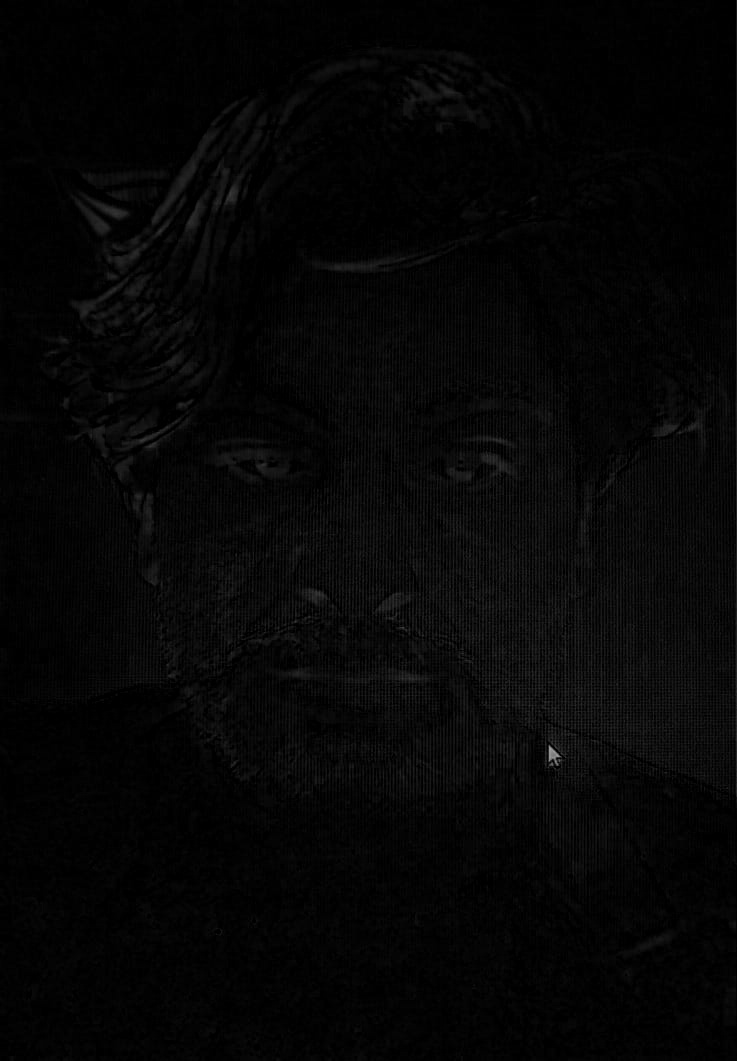
#> input picture Morphological-Image-Enhancement/black-tophat-Fake11.jpg, 737 x 1061 px
$ python laplacian_unsharpens_all_graphs.py Morphological-Image-Enhancement/black-tophat-Fake11.jpg   (older library calls are emulated)
#> lines starting #> are read from the running program, lines starting #| are printed output that depends on the picture
import cv2
import numpy as np
import os
import sys
import matplotlib.pyplot as plt
from matplotlib import gridspec

def get_fft_spectrum(gray_img):
    """Calculates the magnitude spectrum in the frequency domain."""
    f = np.fft.fft2(gray_img)
    fshift = np.fft.fftshift(f)
    # Use log scale to make the spectrum visible
    magnitude_spectrum = 20 * np.log(np.abs(fshift) + 1)
    return magnitude_spectrum, fshift

def get_radial_profile(magnitude_spectrum):
    """Calculates the 1D radial average of the 2D FFT magnitude."""
    h, w = magnitude_spectrum.shape
    center = (w // 2, h // 2)
    y, x = np.indices((h, w))
    r = np.sqrt((x - center[0])**2 + (y - center[1])**2)
    r = r.astype(int)
    tbin = np.bincount(r.ravel(), magnitude_spectrum.ravel())
    nr = np.bincount(r.ravel())
    nr[nr == 0] = 1
    return tbin / nr

def process_image(input_path):
    if not os.path.exists(input_path):
        print(f"Error: File '{input_path}' not found.")
        return

    # 1. Load Original Image
    img = cv2.imread(input_path)
#> img is the input picture: shape (1061, 737, 3); min 0, max 161, mean 5.7
    if img is None:
        print("Error: Could not decode image.")
        return
    gray = cv2.cvtColor(img, cv2.COLOR_BGR2GRAY)

    # 2. FFT Analysis
    orig_fft, _ = get_fft_spectrum(gray)
#> in get_fft_spectrum, `magnitude_spectrum = 20 * np.log(np.abs(fshift) + 1)`:
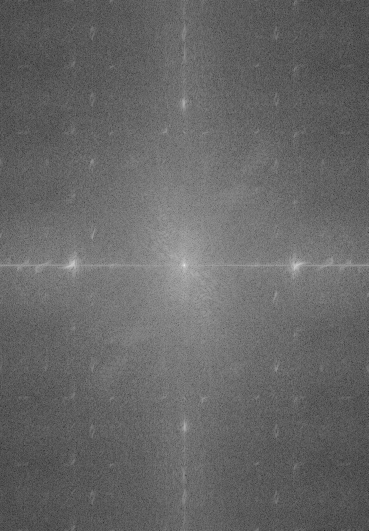
#> magnitude_spectrum: shape (1061, 737) float64 (shown at 1/2 size); min 23.91, max 306.1, mean 138.1; drawn with min black and max white
    radial_orig = get_radial_profile(orig_fft)
#> in get_radial_profile, `tbin = np.bincount(r.ravel(), magnitude_spectrum.ravel())`: tbin = 646 values, max 309459.4 at index 364, min 306.1 at index 0, mean 167207.1
#> radial_orig = 646 values, max 306.1 at index 0, min 95.61 at index 645, mean 144.3

    # 3. Laplacian Image (Method from Chapter 3)
    laplacian_raw = cv2.Laplacian(gray, cv2.CV_64F)
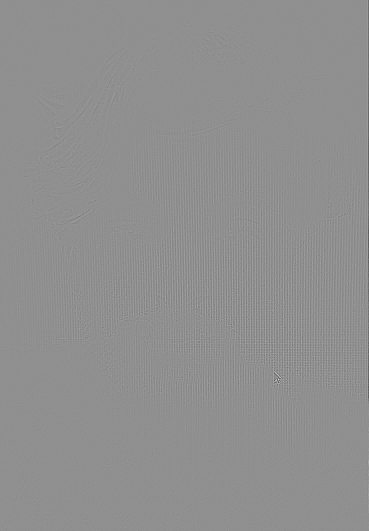
#> laplacian_raw: shape (1061, 737) float64 (shown at 1/2 size); min -207, max 160, mean 0; drawn with min black and max white
    laplacian_8bit = cv2.convertScaleAbs(laplacian_raw)

    # 4. Laplacian FFT Analysis
    lap_fft, _ = get_fft_spectrum(laplacian_8bit)
#> in get_fft_spectrum (call 2), `magnitude_spectrum = 20 * np.log(np.abs(fshift) + 1)`:
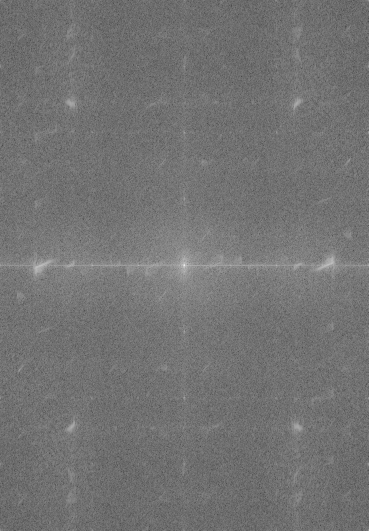
#> magnitude_spectrum: shape (1061, 737) float64 (shown at 1/2 size); min 34.91, max 307.5, mean 158.1; drawn with min black and max white
    radial_lap = get_radial_profile(lap_fft)
#> radial_lap = 646 values, max 307.5 at index 0, min 146.8 at index 623, mean 161.6

    # --- SETUP COMPLEX PLOT LAYOUT ---
    fig = plt.figure(figsize=(18, 12))
    # Grid: 2 Rows, 4 Columns with specific width ratios (SidePlots, Image, Image, SidePlots)
    gs = gridspec.GridSpec(2, 4, width_ratios=[1, 3, 3, 1], wspace=0.3, hspace=0.3)

    def add_side_graphs(gs_cell, data_list, titles, is_polar=False):
        """Helper to add two stacked 1D graphs into a single grid cell."""
        inner_gs = gridspec.GridSpecFromSubplotSpec(2, 1, subplot_spec=gs_cell, hspace=0.4)
        for i, (data, title) in enumerate(zip(data_list, titles)):
            if is_polar and i == 0:
                ax = fig.add_subplot(inner_gs[i], projection='polar')
                theta = np.linspace(0, 2 * np.pi, len(data))
                ax.plot(theta, data, color='blue', linewidth=0.5)
            else:
                ax = fig.add_subplot(inner_gs[i])
                ax.plot(data, color='black', linewidth=0.8)
                ax.fill_between(range(len(data)), data, color='gray', alpha=0.2)

            ax.set_title(title, fontsize=9, fontweight='bold')
            ax.tick_params(axis='both', which='major', labelsize=7)

    # --- PANEL 1: ORIGINAL IMAGE (Plots on Left) ---
    mid_row = gray[gray.shape[0] // 2, :]
#> mid_row = 737 values, max 44 at index 584, min 0 at index 9, mean 10.05
    mid_col = gray[:, gray.shape[1] // 2]
#> mid_col = 1061 values, max 30 at index 679, min 0 at index 18, mean 5.74
    add_side_graphs(gs[0, 0], [mid_row, mid_col], ['A. Intensity Slice', 'B. Horiz. Intensity Slice'])
#> the loop in add_side_graphs, `for i, (data, title) in enumerate(zip(data_list, titles)):` made 2 passes
#> title on passes 1 to 2: 'A. Intensity Slice', 'B. Horiz. Intensity Slice'

    ax1 = fig.add_subplot(gs[0, 1])
    ax1.imshow(gray, cmap='gray')
    ax1.set_title('1. Original Image', fontsize=14, pad=10)
    ax1.axis('off')

    # --- PANEL 2: ORIGINAL FFT (Plots on Right) ---
    ax2 = fig.add_subplot(gs[0, 2])
    ax2.imshow(orig_fft, cmap='gray')
    ax2.set_title('2. Original Frequency Spectrum', fontsize=14, pad=10)
    ax2.axis('off')

    add_side_graphs(gs[0, 3], [radial_orig, radial_orig], ['B. Radial Frequency Profile', 'B. Radial Frequency Profile'])
#> the loop in add_side_graphs (call 2), `for i, (data, title) in enumerate(zip(data_list, titles)):` made 2 passes

    # --- PANEL 3: LAPLACIAN IMAGE (Plots on Left) ---
    lap_mid_row = laplacian_8bit[laplacian_8bit.shape[0] // 2, :]
#> lap_mid_row = 737 values, max 56 at index 584, min 0 at index 2, mean 13.22
    # Generate a dummy polar profile for the visualization style in your image
    polar_data = np.interp(np.linspace(0, 1, 100), np.linspace(0, 1, len(lap_mid_row)), lap_mid_row)
#> polar_data = 100 values, max 54 at index 99, min 0.606 at index 6, mean 13.88

    add_side_graphs(gs[1, 0], [polar_data, lap_mid_row], ['1D Laplacian Profile', 'C. Laplacian Intensity Slice'], is_polar=True)

    ax3 = fig.add_subplot(gs[1, 1])
    ax3.imshow(laplacian_8bit, cmap='gray')
    ax3.set_title('3. Laplacian Image', fontsize=14, pad=10)
    ax3.axis('off')

    # --- PANEL 4: LAPLACIAN FFT (Plots on Right) ---
    ax4 = fig.add_subplot(gs[1, 2])
    ax4.imshow(lap_fft, cmap='gray')
    ax4.set_title('4. Laplacian Frequency Spectrum', fontsize=14, pad=10)
    ax4.axis('off')

    add_side_graphs(gs[1, 3], [radial_lap, radial_lap], ['D. Radial Laplacian FFT Profile', 'D. Radial Laplacian FFT'])

    # --- SAVE LOGIC ---
    directory = os.path.dirname(input_path)
    filename = os.path.basename(input_path)
    # Ensure the prefix and directory path are handled correctly
    output_filename = f"fake11-{os.path.splitext(filename)[0]}-result.png"
    output_path = os.path.join(directory, output_filename)

    plt.savefig(output_path, bbox_inches='tight', dpi=150)
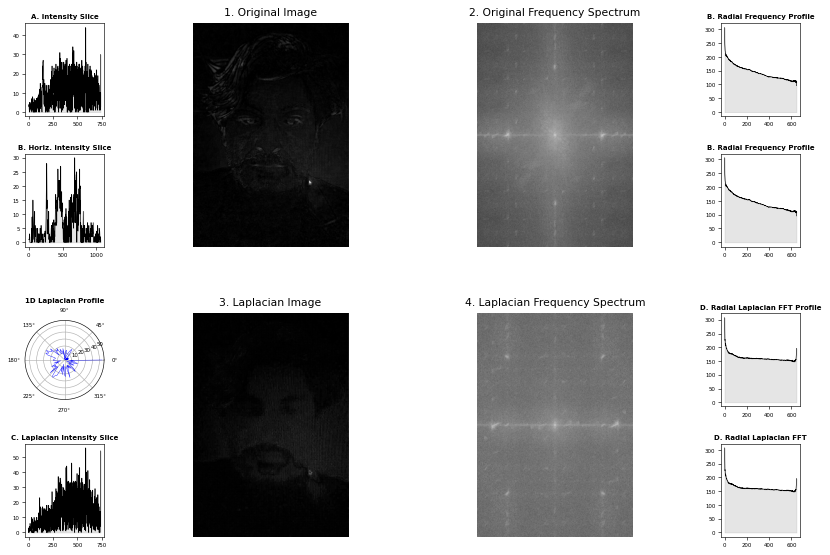
#> figure drawn by matplotlib, 12 panels; panel 1: curve peaks at x = 584, y = 44; panel 2: curve peaks at x = 679, y = 30; panel 5: curve peaks at x = 0, y = 306.1; panel 6: curve peaks at x = 0, y = 306.1
    print(f"Success! Comprehensive analysis saved to: {output_path}")
    plt.close()

if __name__ == "__main__":
    if len(sys.argv) < 2:
        print("Usage: python test.py <image_name>")
    else:
        process_image(sys.argv[1])

$ run again, on Morphological-Image-Enhancement/black-tophat-Fake14.jpg
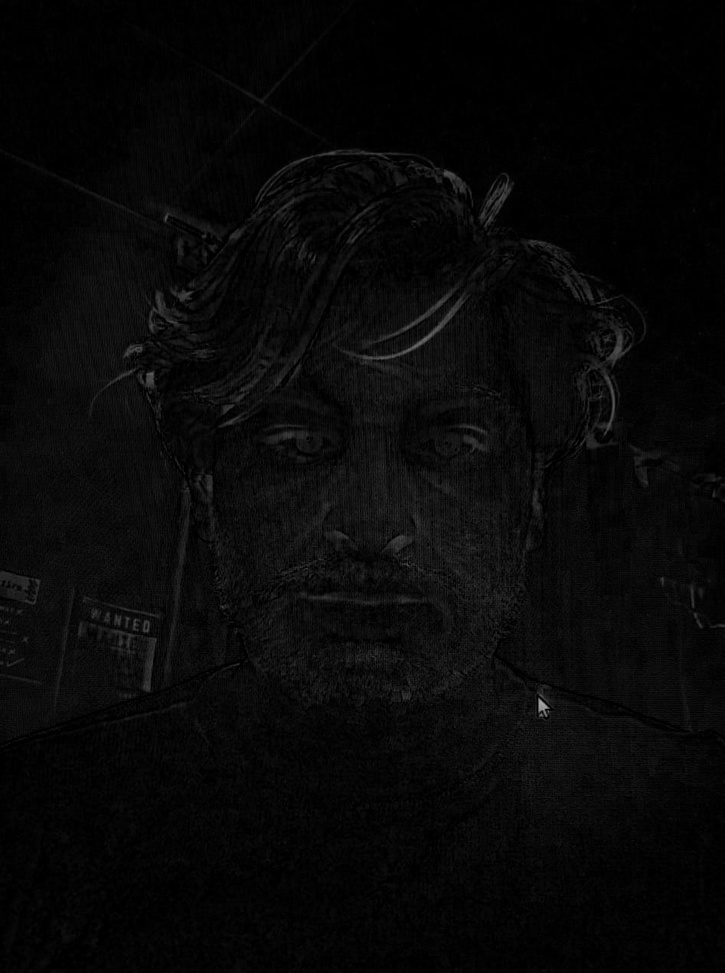
#> input picture Morphological-Image-Enhancement/black-tophat-Fake14.jpg, 725 x 973 px, shrunk from 947 x 1270 before the run
#> in process_image, img is the input picture: shape (973, 725, 3); min 0, max 170, mean 8
#> in get_fft_spectrum, `magnitude_spectrum = 20 * np.log(np.abs(fshift) + 1)`:
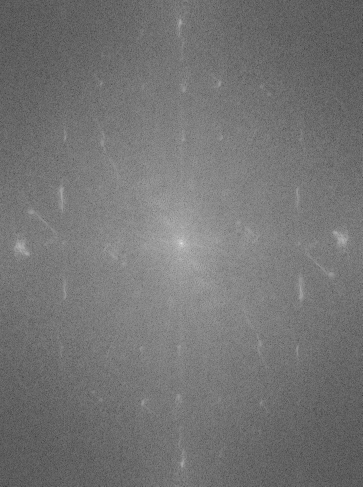
#> magnitude_spectrum: shape (973, 725) float64 (shown at 1/2 size); min 8.99, max 310.9, mean 147.1; drawn with min black and max white
#> tbin = 607 values, max 330096.9 at index 362, min 310.9 at index 0, mean 170988.9
#> radial_orig = 607 values, max 310.9 at index 0, min 109.4 at index 605, mean 152.4
#> in get_fft_spectrum (call 2), `magnitude_spectrum = 20 * np.log(np.abs(fshift) + 1)`:
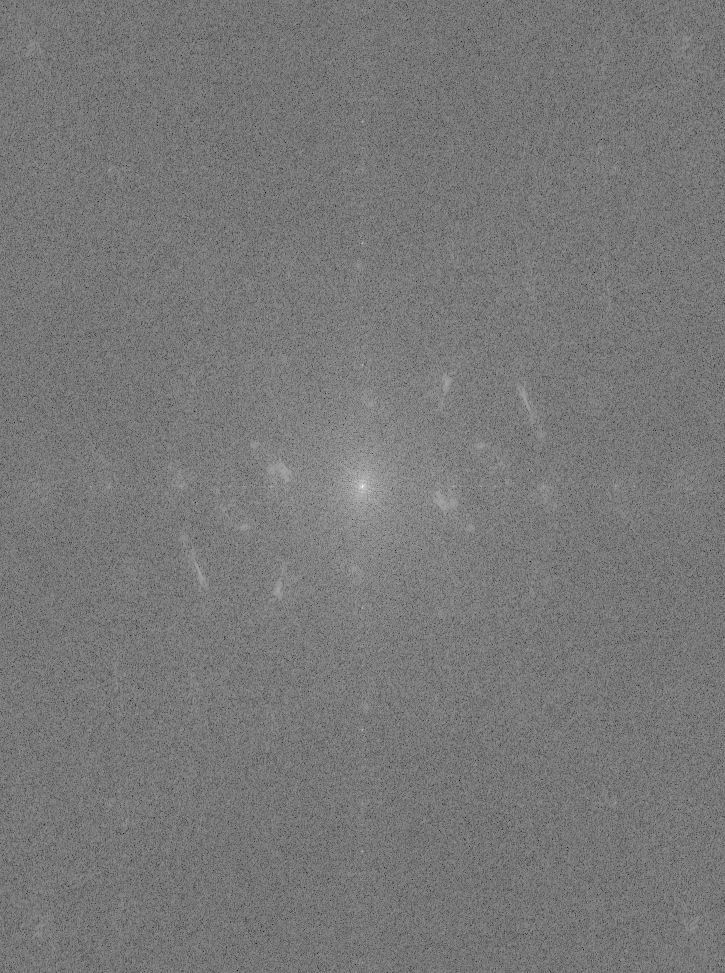
#> magnitude_spectrum: shape (973, 725) float64; min 36.62, max 306.3, mean 163.9; drawn with min black and max white
#> radial_lap = 607 values, max 306.3 at index 0, min 152.8 at index 605, mean 167.5
#> mid_row = 725 values, max 55 at index 209, min 0 at index 190, mean 13.49
#> mid_col = 973 values, max 51 at index 152, min 0 at index 2, mean 9.84
#> the loop in add_side_graphs, `for i, (data, title) in enumerate(zip(data_list, titles)):` made 2 passes
#> title on passes 1 to 2: 'A. Intensity Slice', 'B. Horiz. Intensity Slice'
#> the loop in add_side_graphs (call 2), `for i, (data, title) in enumerate(zip(data_list, titles)):` made 2 passes
#> lap_mid_row = 725 values, max 47 at index 462, min 0 at index 50, mean 9.86
#> polar_data = 100 values, max 30.48 at index 60, min 0.0606 at index 83, mean 9.96

$ run again, on Morphological-Image-Enhancement/black-tophat-Fake16.jpg
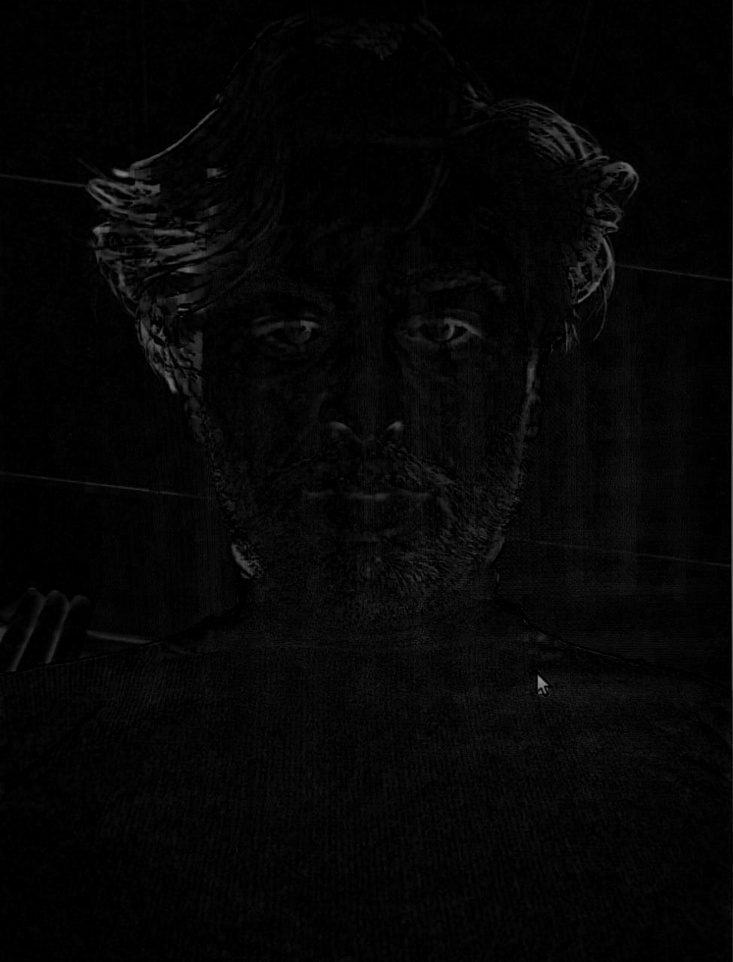
#> input picture Morphological-Image-Enhancement/black-tophat-Fake16.jpg, 733 x 962 px, shrunk from 975 x 1280 before the run
#> in process_image, img is the input picture: shape (962, 733, 3); min 0, max 150, mean 5.7
#> in get_fft_spectrum, `magnitude_spectrum = 20 * np.log(np.abs(fshift) + 1)`:
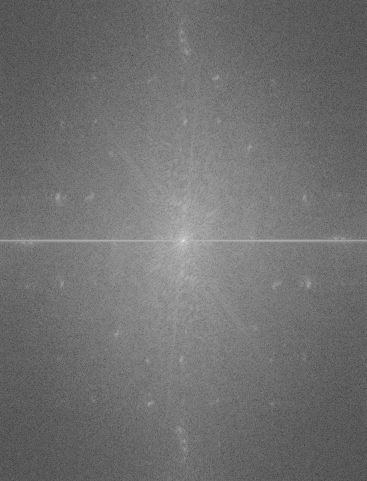
#> magnitude_spectrum: shape (962, 733) float64 (shown at 1/2 size); min 12.94, max 304.2, mean 141.8; drawn with min black and max white
#> tbin = 605 values, max 313505.6 at index 364, min 255.7 at index 604, mean 165314.2
#> radial_orig = 605 values, max 304.2 at index 0, min 107.9 at index 598, mean 148.5
#> in get_fft_spectrum (call 2), `magnitude_spectrum = 20 * np.log(np.abs(fshift) + 1)`:
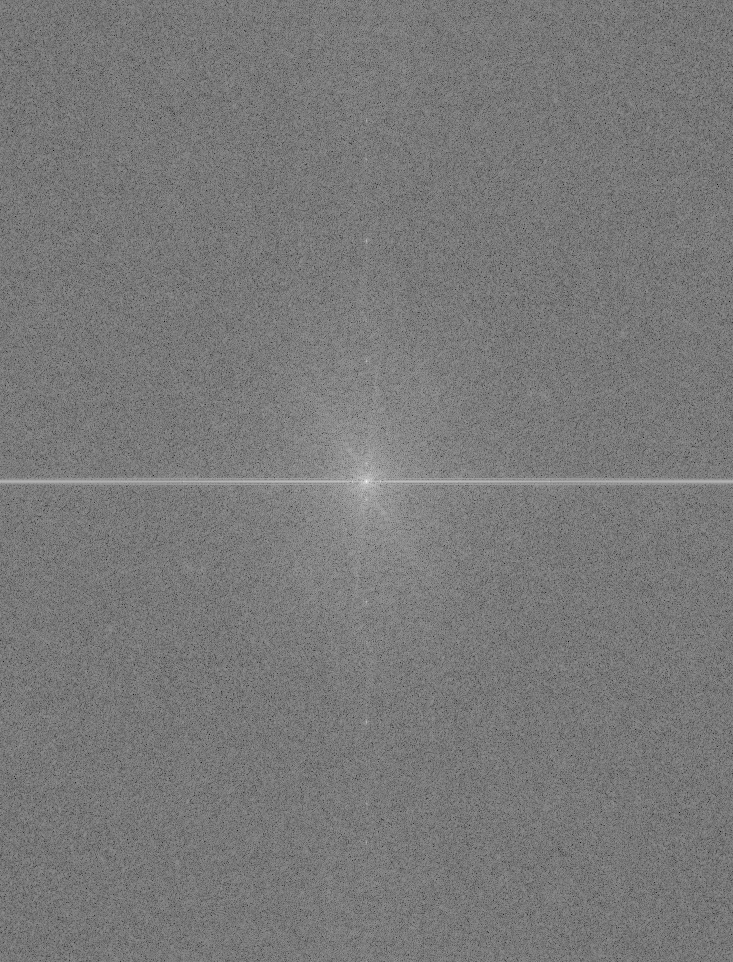
#> magnitude_spectrum: shape (962, 733) float64; min 29.19, max 299.2, mean 157.7; drawn with min black and max white
#> radial_lap = 605 values, max 299.2 at index 0, min 146.4 at index 604, mean 161.5
#> mid_row = 733 values, max 98 at index 732, min 0 at index 92, mean 8.45
#> mid_col = 962 values, max 43 at index 496, min 0 at index 0, mean 7.21
#> the loop in add_side_graphs, `for i, (data, title) in enumerate(zip(data_list, titles)):` made 2 passes
#> title on passes 1 to 2: 'A. Intensity Slice', 'B. Horiz. Intensity Slice'
#> the loop in add_side_graphs (call 2), `for i, (data, title) in enumerate(zip(data_list, titles)):` made 2 passes
#> lap_mid_row = 733 values, max 88 at index 732, min 0 at index 1, mean 7.43
#> polar_data = 100 values, max 88 at index 99, min 0.273 at index 45, mean 7.87
